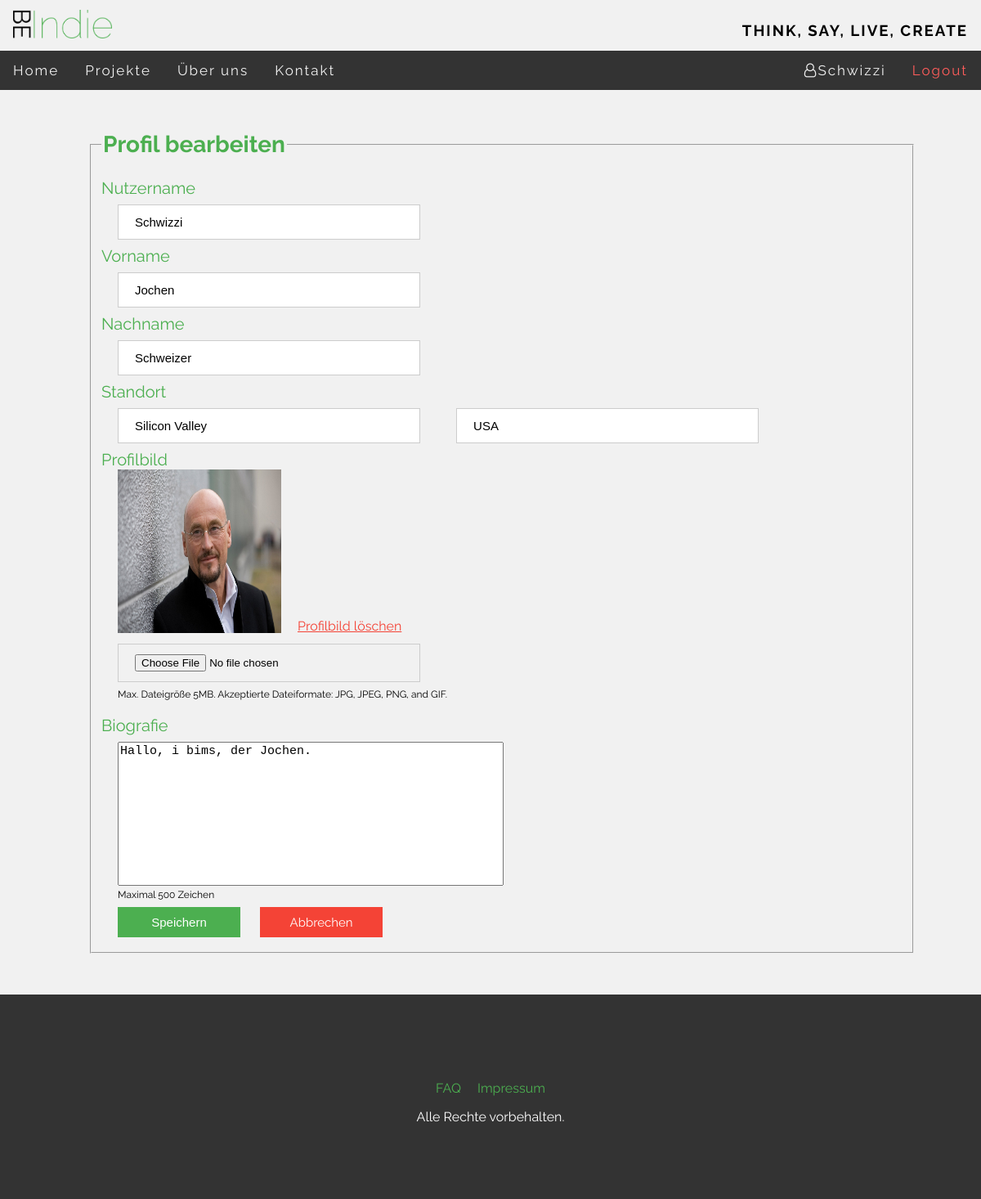
/BeIndie/index.php?page=edit_profile&id=12 (signed in), run on the app's committed database.
### tables this page shows
CREATE TABLE `user` (
  `user_ID` int(11) NOT NULL,
  `email` varchar(200) NOT NULL,
  `user_name` varchar(30) NOT NULL,
  `first_name` varchar(200) DEFAULT NULL,
  `last_name` varchar(200) DEFAULT NULL,
  `avatar` varchar(200) DEFAULT NULL,
  `location` varchar(200) DEFAULT NULL,
  `crypt_pw` varchar(200) NOT NULL,
  `user_bio` varchar(500) DEFAULT NULL
);

### BeIndie/includes/pages/edit_profile/edit_profile.php (the view, shortened to what this page needs)
<?php
$uid = $_GET["id"];
include ("includes/functions/swConnect.php");
$query1 = "SELECT user_name, first_name, last_name, location, avatar, user_bio, email FROM user u WHERE user_ID='" . $uid . "'";
$result1 = mysqli_query($conn, $query1);
$output1 = mysqli_fetch_assoc($result1);
$location_explode = explode(", ", $output1["location"]);
?>
<div id="edit_wrapper">
    <fieldset>
        <legend>Profil bearbeiten</legend>
        <form id="user_info" action="includes/functions/check_profile_edit.php?id=<?=$uid?>" method="POST" enctype="multipart/form-data">
            <label><p>Nutzername</p></label>
            <input type="text" id="uname" name="uname" maxlength="30" value="<?=$output1["user_name"]?>" required>
            <label><p>Vorname</p></label>
            <input type="text" id="fname" name="fname" maxlength="200" placeholder="Vorname" <?php if ($output1["first_name"] != NULL){?> value="<?=utf8_encode($output1["first_name"])?>" <?php } ?>>
            <label><p>Nachname</p></label>
            <input type="text" id="lname" name="lname" maxlength="200" placeholder="Nachname" <?php if ($output1["last_name"] != NULL){?> value="<?=utf8_encode($output1["last_name"])?>" <?php } ?>>
            <label><p>Standort</p></label>
            <input type="text" id="city" name="location_city" placeholder="Stadt" class="location" maxlength="100" value="<?=utf8_encode($location_explode[0])?>">
            <input type="text" id="country" name="location_country" placeholder="Land" class="location" maxlength="100" <?php if ($output1["location"] != NULL) {?> value="<?=utf8_encode($location_explode[1])?>" <?php } ?>>
            <label><p>Profilbild</p></label>
            <div id='img'>
                <img src="<?php if($output1["avatar"] != NULL){ echo $output1["avatar"]; }else{ echo "images/u_images/standard_avatar.png"; }?>"><br/>
                <?php if($output1["avatar"] != NULL){?><a href='includes/functions/delete_uimg.php?id=<?=$uid?>' id='deleteimg'>Profilbild löschen</a> <?php } ?>
            </div>
            <input id="uimg" type="file" name="uimg">
            <p id="img_info">Max. Dateigröße 5MB. Akzeptierte Dateiformate: JPG, JPEG, PNG, and GIF.</p>
            <label><p>Biografie</p></label>
            <textarea name="bio" form="user_info" rows="10" cols="50" maxlength="500"><?php if($output1["user_bio"]!=NULL){echo utf8_encode($output1["user_bio"]);}else{echo "Deine Biografie. Schreibe hier unter anderem auch Kontaktdaten für andere Nutzer hinein.";} ?></textarea><br/>
            <p id="reminder">Maximal 500 Zeichen</p>
            <button type="submit" class="save_button" name="submit">Speichern</button>
            <ul id='abort'><li><a href="index.php?page=user_profile&id=<?=$uid?>">Abbrechen</a></li></ul>
        </form>
    </fieldset>
</div>

### BeIndie/css/style.css (style rules this page uses)
* { margin: 0; }
body { background-color: #f1f1f1; }
body,h2,h3,h4,h5,h6,h7 { font-family: 'Raleway', sans-serif; }
.container label { padding-left: 20px; }

### BeIndie/includes/pages/edit_profile/css/edit_profile.css (style rules this page uses)
#edit_wrapper { width: 980px; margin: 0 auto; }
#edit_wrapper fieldset { width: 980px; margin: 50px auto; }
fieldset legend { font-weight: bold; color: #4CAF50; font-size: 28px; }
fieldset label p { font-size: 20px; color: #4CAF50; }
fieldset input { width: 370px; padding: 12px 20px; margin: 8px 20px; display: inline-block; border: 1px solid #ccc; box-sizing: border-box; }
fieldset input[type="text"] { font-size: 15px; }
#img { width: 100%; height: 200px; margin-bottom: 5px; }
fieldset img { float: left; width: 200px; height: 200px; margin: 0 20px; }
#deleteimg { float: left; color: #f44336; text-decoration: underline; margin-top: 163px; }
fieldset textarea { margin: 8px 20px 0 20px; font-size: 15px; resize: none; }
.save_button { background-color: #4CAF50; color: white; padding: 10px 0px; margin: 8px 20px; border: none; cursor: pointer; width: 150px; font-size: 15px; }
ul#abort { list-style-type: none; background-color: #f44336; display: inline-block; padding: 9px 0px; margin: 7px 0px; width: 150px; text-align: center; }
ul#abort li a { color: white; border: none; cursor: pointer; font-size: 15px; text-decoration: none; }
#reminder { font-size: 12px; padding: 0; margin: 0 20px; }
#img_info { margin-left: 20px; font-size: 12px; }

### data on the page
user: uname "Schwizzi", fname "Jochen", lname "Schweizer", location_city "Silicon Valley", location_country "USA", avatar (picture), bio "Hallo, i bims, der Jochen."

### other printed values
$_SESSION["username"] "Schwizzi"
